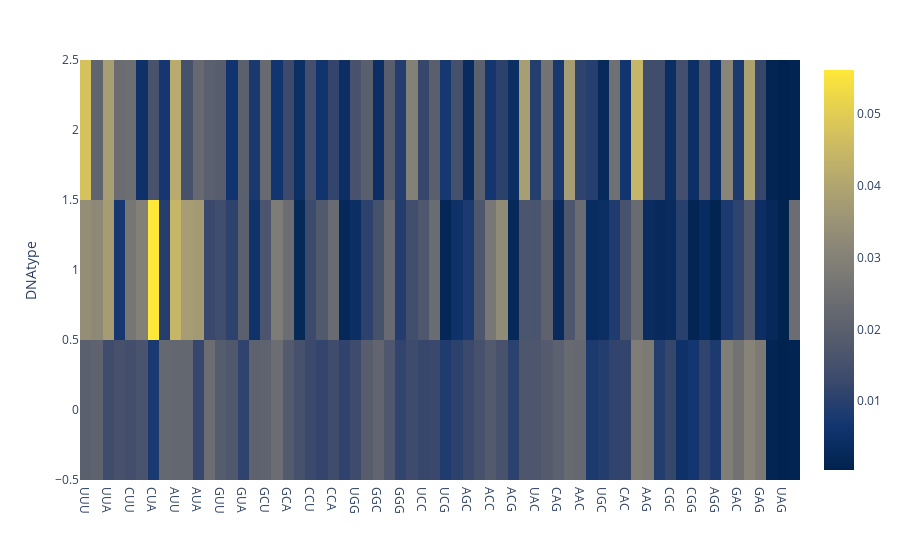

Source (notebook cell):
### Code cell
fig = px.imshow(clustergraph_dna.groupby(level='DNAtype').mean(),
                color_continuous_scale='Cividis', origin='lower')  # or RdBu_r
fig.update_layout()
fig.show()

### Figure 1 — Plotly figure (JSON) as saved in the notebook; plotly's stock layout.template omitted (floating-point values rounded to 4 significant figures; data arrays with more than 128 entries replaced by an {"elided": "..."} marker saying what was removed)
{"data": [{"coloraxis": "coloraxis", "hovertemplate": "x: %{x}<br>DNAtype: %{y}<br>color: %{z}<extra></extra>", "type": "heatmap", "x": ["UUU", "UUC", "UUA", "UUG", "CUU", "CUC", "CUA", "CUG", "AUU", "AUC", "AUA", "AUG", "GUU", "GUC", "GUA", "GUG", "GCU", "GCC", "GCA", "GCG", "CCU", "CCC", "CCA", "CCG", "UGG", "GGU", "GGC", "GGA", "GGG", "UCU", "UCC", "UCA", "UCG", "AGU", "AGC", "ACU", "ACC", "ACA", "ACG", "UAU", "UAC", "CAA", "CAG", "AAU", "AAC", "UGU", "UGC", "CAU", "CAC", "AAA", "AAG", "CGU", "CGC", "CGA", "CGG", "AGA", "AGG", "GAU", "GAC", "GAA", "GAG", "UAA", "UAG", "UGA"], "y": [0, 1, 2], "z": {"elided": "3x64 float values"}}], "layout": {"coloraxis": {"colorscale": [[0, "#00224e"], [0.1111, "#123570"], [0.2222, "#3b496c"], [0.3333, "#575d6d"], [0.4444, "#707173"], [0.5556, "#8a8678"], [0.6667, "#a59c74"], [0.7778, "#c3b369"], [0.8889, "#e1cc55"], [1, "#fee838"]]}, "margin": {"t": 60}, "xaxis": {"constrain": "domain", "scaleanchor": "y"}, "yaxis": {"autorange": true, "constrain": "domain", "title": {"text": "DNAtype"}}}}
